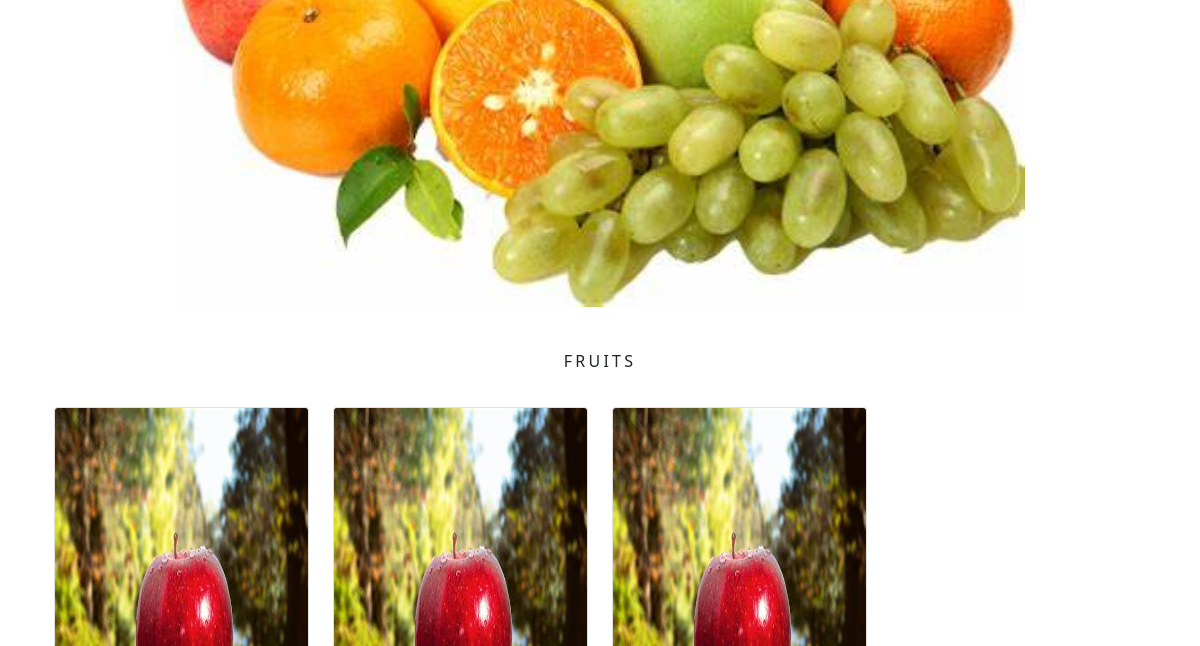
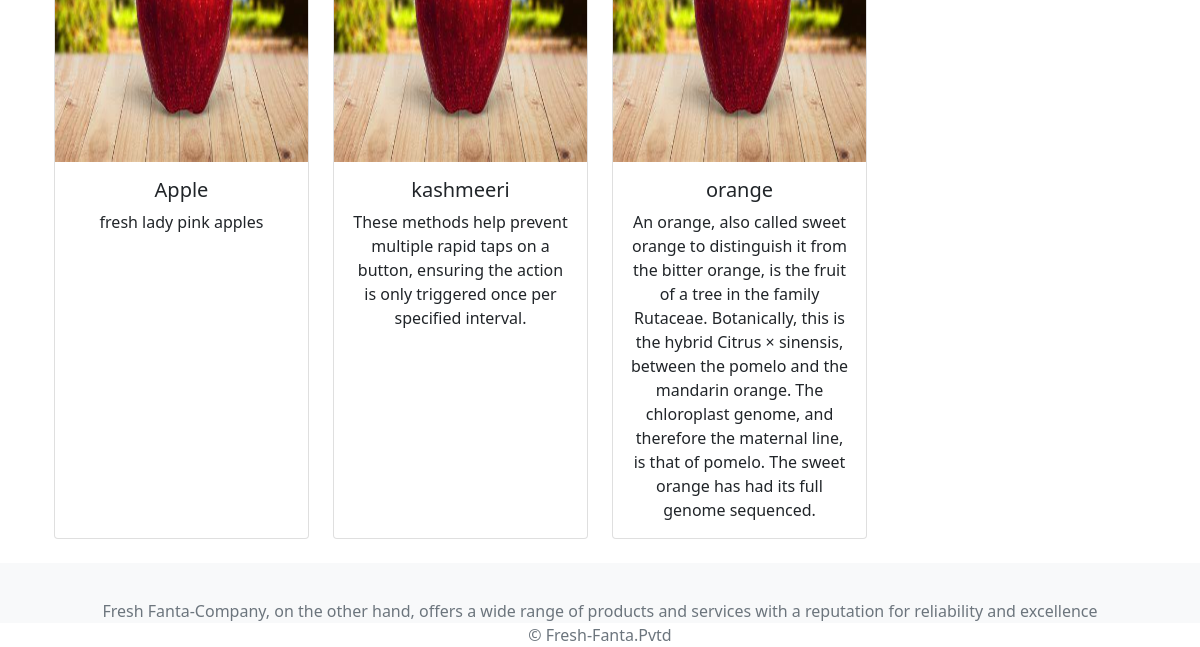
Page /fruits/ (lower part) on the earlier database version (2 pictures, top to bottom).
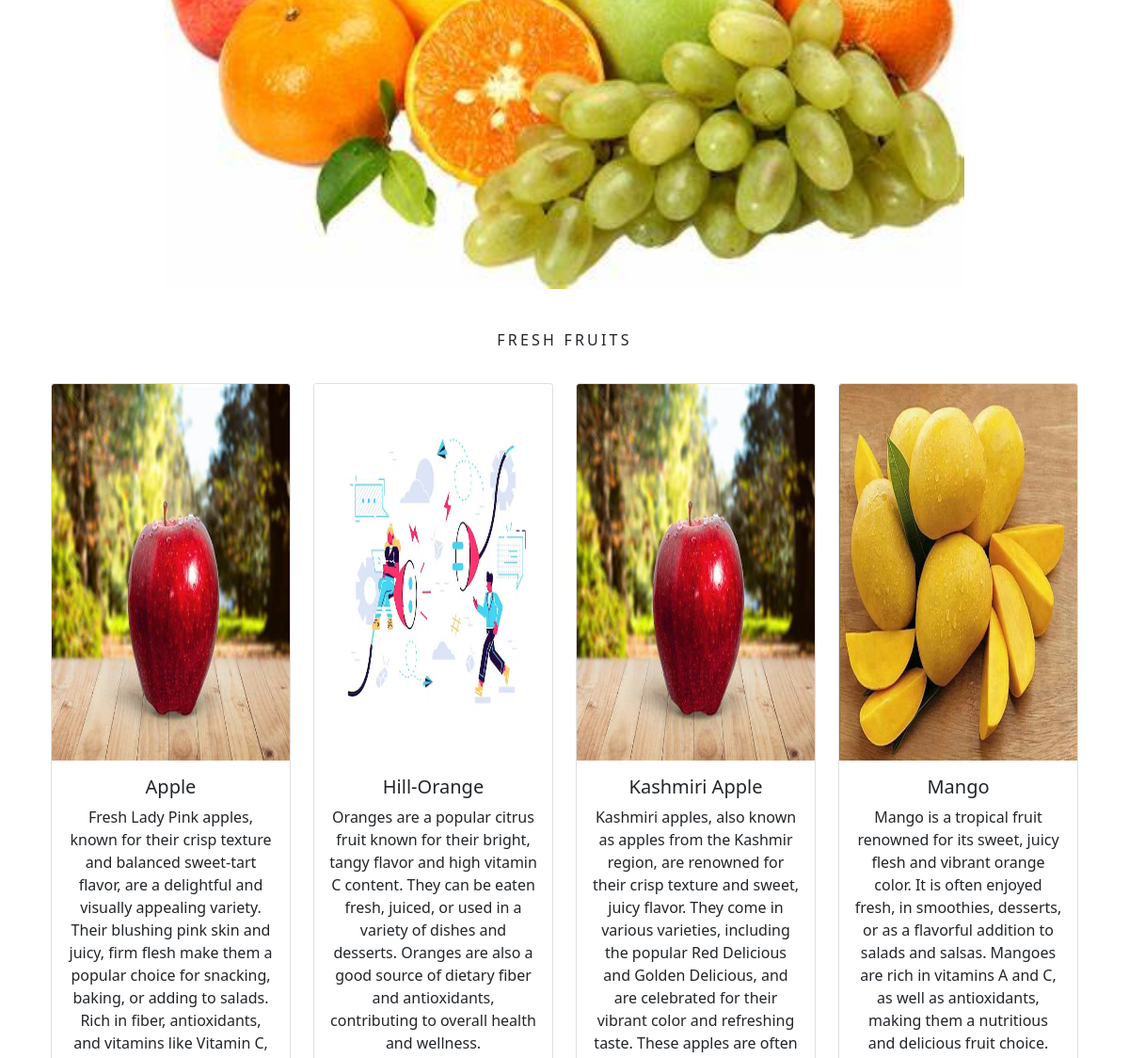
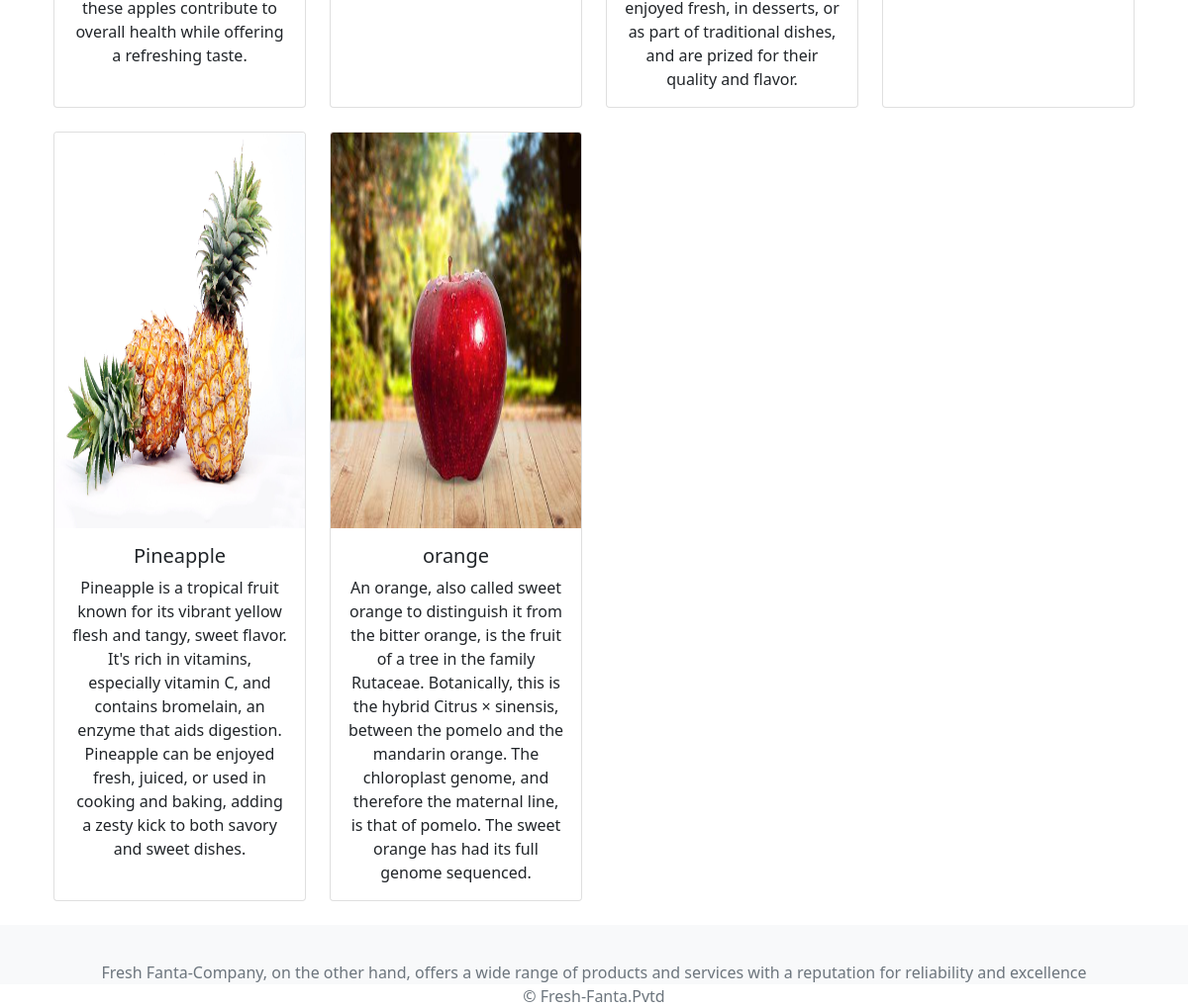
Same page on the later database version (2 pictures, top to bottom).
### myapp/models.py (models this page shows, shortened)
class Category(models.Model):
    name = models.CharField(max_length=250, unique=True)
    slug = models.SlugField(max_length=250, unique=True)
    decs = models.TextField(blank=True)
    image = models.ImageField(upload_to='category', blank=True)
    class Meta:
        ordering = ('name',)
        verbose_name = 'category'
        verbose_name_plural = 'categories'
    def get_url(self):
        return reverse('myapp:product_by_category', args=[self.slug])

class Product(models.Model):
    names = models.CharField(max_length=250, unique=True)
    slug = models.SlugField(max_length=250, unique=True)
    price = models.DecimalField(max_digits=10, decimal_places=2)
    images = models.ImageField(upload_to='products', blank=True)
    decs = models.TextField(blank=True)
    category = models.ForeignKey(Category, on_delete=models.CASCADE)
    stock = models.IntegerField()
    available = models.BooleanField(default=False)
    timeStamp = models.DateTimeField(auto_now_add=True)
    updated = models.DateTimeField(auto_now=True)
    def get_url(self):
        return reverse('myapp:productCatDetails', args=[self.category.slug, self.slug])
    class Meta:
        ordering = ('names',)
        verbose_name = 'product'
        verbose_name_plural = 'products'

### myapp/views.py (the view, shortened to what this page needs)
# urls.py: path('', views.allProdCat, name='allProdCat'),
def allProdCat(request, c_slug=None):
    c_page = None
    products = None
    if c_slug:
        c_page = get_object_or_404(Category, slug=c_slug)
        products = Product.objects.filter(category=c_page, available=True)
    return render(request, 'category.html', {'category': c_page, 'products': products})

### cart_app/context_processors.py (called while the page is built)
def counter(request):
    item_count = 0
    if 'admin' in request.path:
        return {}
    else:
        try:
            cart = Cart.objects.filter(cart_ID=cardID(request))
            cart_items = CartItem.objects.all().filter(cart=cart[:1])
            for cart_item in cart_items:
                item_count += cart_item.quantity
        except Cart.DoesNotExist:
            item_count = 0
        return dict(item_count=item_count)

### cart_app/views.py (called while the page is built)
def cardID(request):
    cart = request.session.session_key
    if not cart:
        cart = request.session.create()
    return cart

### myapp/context_processors.py (called while the page is built)
def menu_links(request):
    links = Category.objects.all()
    return dict(links=links)

### templates/category.html (shortened to what this page needs)
{% extends 'base.html' %}
{% load static %}
{% block content %}
<div class="flex-container">
    {% if category %}
    <div class="container1 text-center">
        <img class="my_image_c" src="{{ category.image.url }}" alt="{{ category.name }}">
    </div>
    <div class="container2">
        <h1 class="text-center my_title">{{ category.name }}</h1>
    </div>
    {% endif %}
</div>
<div class="container">
    <div class="row">
        {% for product in products %}
        <div class="col-12 col-sm-6 col-md-4 col-lg-3 mb-4">
            <div class="card h-100 text-center">
                <a href="{{ product.get_url }}">
                    {% if  product.images %}
                    <img class="card-img-top my_image"
                         src="{{ product.images.url }}"
                         alt="{{ product.names }}">
                    {% else %}
                    <img class="card-img-top my_image"
                         src="{% static 'img/fail.jpg' %}"
                         alt="{{ product.names }}">
                    {% endif %}
                </a>
                <div class="card-body">
                    <h5 class="card-title">{{ product.names }}</h5>
                    <p class="card-text">{{ product.decs }}</p>
                </div>
            </div>
        </div>
        {% endfor %}
    </div>
</div>
{% endblock %}

### templates/base.html (shortened to what this page needs)
{% load static %}
<!DOCTYPE html>
<html lang="en">
<head>
    <link rel="stylesheet" href="{% static 'css/custom.css' %}">
    <link href="{% static 'css/bootstrap.min.css' %}" rel="stylesheet" >
    <link rel="stylesheet" href="https://cdn.jsdelivr.net/npm/bootstrap-icons/font/bootstrap-icons.css">
    <link rel="stylesheet" href="https://cdnjs.cloudflare.com/ajax/libs/font-awesome/6.0.0-beta3/css/all.min.css">
</head>
<body>
<div class="container">
        {% block content %}
        {% endblock %}
</div>
  {% include 'footer.html' %}
</body>
</html>

### templates/header.html (shortened to what this page needs)
{% load static %}

### templates/footer.html
<footer class="footer mt-auto py-3 bg-light">
  <div class="container">
    <p class="text-center text-muted">Fresh Fanta-Company, on the other hand, offers a wide range
      of products and services with a reputation for reliability and excellence
      <br>&copy; Fresh-Fanta.Pvtd</p>
  </div>
</footer>

### static/css/custom.css (style rules this page uses)
body { font-family: "Poppins", sans-serif; font-weight: 800; }
footer { background-color : #ff5733; height : 60px }
footer p { padding-top : 20px; font-size : 16px }
.my_image { width : 100%; height :400px; }
.my_image_c { width : 80%; height :600px; padding : 5px; }
.my_title { font-size : 16px; text-transform : uppercase; letter-spacing : .2em; }
.flex-container { display: flex; flex-direction: column; }
.container1, .container2 { width: 100%; padding: 20px; box-sizing: border-box; }

Differences in the rows shown:
changed Category: name "FRUITS" → "FRESH FRUITS"
changed Product "Apple": decs "fresh lady pink apples" → "Fresh Lady Pink apples, known for their crisp texture and balanced sweet-tart flavor, are a delightful and visually appealing variety. Their blushing pink skin and juicy, firm flesh make them a popular choice for snacking, baking, or adding to salads. Rich in fiber, antioxidants, and vitamins like Vitamin C, these apples contribute to overall health while offering a refreshing taste."
added Product: names "Hill-Orange", decs "Oranges are a popular citrus fruit known for their bright, tangy flavor and high vitamin C content. They can be eaten fresh, juiced, or used in a variety of dishes and desserts. Oranges are also a good source of dietary fiber and antioxidants, contributing to overall health and wellness."
changed Product: names "kashmeeri" → "Kashmiri Apple"; decs "These methods help prevent multiple rapid taps on a button, ensuring the action is only triggered once per specified interval." → "Kashmiri apples, also known as apples from the Kashmir region, are renowned for their crisp texture and sweet, juicy flavor. They come in various varieties, including the popular Red Delicious and Golden Delicious, and are celebrated for their vibrant color and refreshing taste. These apples are often enjoyed fresh, in desserts, or as part of traditional dishes, and are prized for their quality and flavor."
added Product: images (picture), names "Mango", decs "Mango is a tropical fruit renowned for its sweet, juicy flesh and vibrant orange color. It is often enjoyed fresh, in smoothies, desserts, or as a flavorful addition to salads and salsas. Mangoes are rich in vitamins A and C, as well as antioxidants, making them a nutritious and delicious fruit choice."
added Product: images (picture), names "Pineapple", decs "Pineapple is a tropical fruit known for its vibrant yellow flesh and tangy, sweet flavor. It's rich in vitamins, especially vitamin C, and contains bromelain, an enzyme that aids digestion. Pineapple can be enjoyed fresh, juiced, or used in cooking and baking, adding a zesty kick to both savory and sweet dishes."
